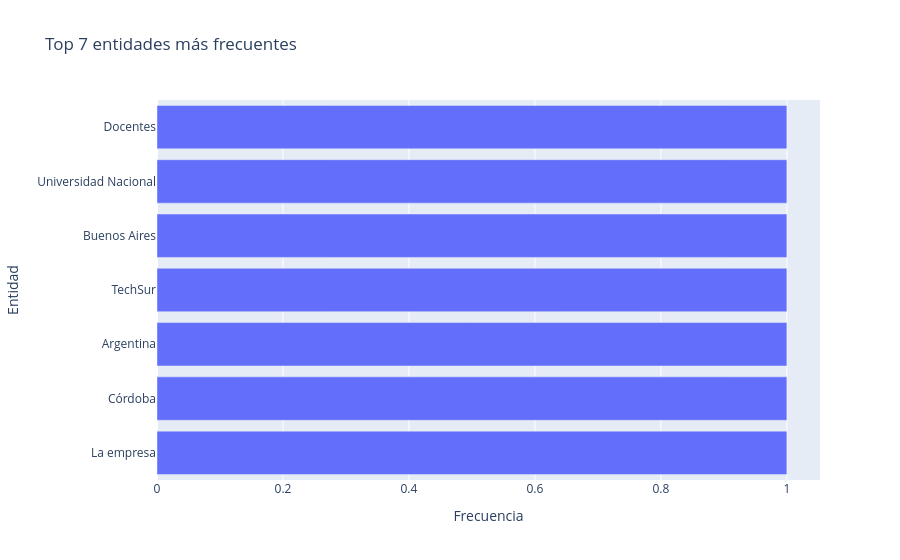

The notebook cell this image was saved under:
### Markdown cell above
## Parte 5: pruebas del pipeline integrado (sin depender de URLs reales)

Para validar el pipeline de punta a punta, esta prueba usa una clase de test que **inyecta noticias simuladas** y evita depender de scraping en vivo.

Esto permite verificar:
- Que cada noticia se transforme en un `AnalizadorNoticia`.
- Que el pipeline pueda consolidar entidades y verbos.
- Que no falle al generar el reporte agregado.

### Code cell
# Prueba automatizada del pipeline con datos simulados
noticias_mock = [
    {
        "url": "mock://noticia-1",
        "texto": (
            "El ministro de Economía se reunió en Buenos Aires con representantes de TechSur. "
            "La empresa anunció inversiones y nuevas contrataciones en Argentina."
        ),
        "fecha_extraccion": "2026-04-28 10:00",
    },
    {
        "url": "mock://noticia-2",
        "texto": (
            "En Córdoba, la Universidad Nacional presentó un plan de investigación aplicado al agro. "
            "Docentes y estudiantes destacaron el impacto del proyecto."
        ),
        "fecha_extraccion": "2026-04-28 10:05",
    },
]


class AnalizadorTendenciasPrueba(AnalizadorTendencias):
    """Versión de prueba que reemplaza extracción web por datos mock."""

    def __init__(self, lista_noticias, nlp_model):
        self.urls = [item["url"] for item in lista_noticias]
        self._fuente_mock = {item["url"]: item for item in lista_noticias}
        self.noticias_data = []
        self.analizadores = []
        self.nlp = nlp_model

    def procesar_todas(self):
        print(f"Iniciando prueba de pipeline con {len(self.urls)} noticias simuladas...")
        for url in self.urls:
            noticia = self._fuente_mock.get(url)
            if noticia:
                self.noticias_data.append(noticia)
                self.analizadores.append(AnalizadorNoticia(noticia["texto"], self.nlp))
        print("Prueba de procesamiento completada.")


# Ejecutamos la prueba del pipeline
pipeline_test = AnalizadorTendenciasPrueba(noticias_mock, nlp)
pipeline_test.procesar_todas()

# Asserts mínimos para verificar comportamiento esperado
assert len(pipeline_test.noticias_data) == len(noticias_mock), "No se cargaron todas las noticias mock"
assert len(pipeline_test.analizadores) == len(noticias_mock), "No se creó un analizador por noticia"
assert all(len(a.obtener_verbos_principales()) >= 1 for a in pipeline_test.analizadores), "No se detectaron verbos en alguna noticia"

# Genera salida consolidada (gráfico + top de verbos)
pipeline_test.generar_reporte_agregado(n=10)

print("✅ Prueba del pipeline integrada y validada correctamente.")

### Figure 1 — Plotly figure (JSON) as saved in the notebook; plotly's stock layout.template omitted (floating-point values rounded to 4 significant figures)
{"data": [{"orientation": "h", "type": "bar", "x": [1, 1, 1, 1, 1, 1, 1], "y": ["Docentes", "Universidad Nacional", "Buenos Aires", "TechSur", "Argentina", "Córdoba", "La empresa"]}], "layout": {"title": {"text": "Top 7 entidades más frecuentes"}, "xaxis": {"title": {"text": "Frecuencia"}}, "yaxis": {"autorange": "reversed", "title": {"text": "Entidad"}}}}
